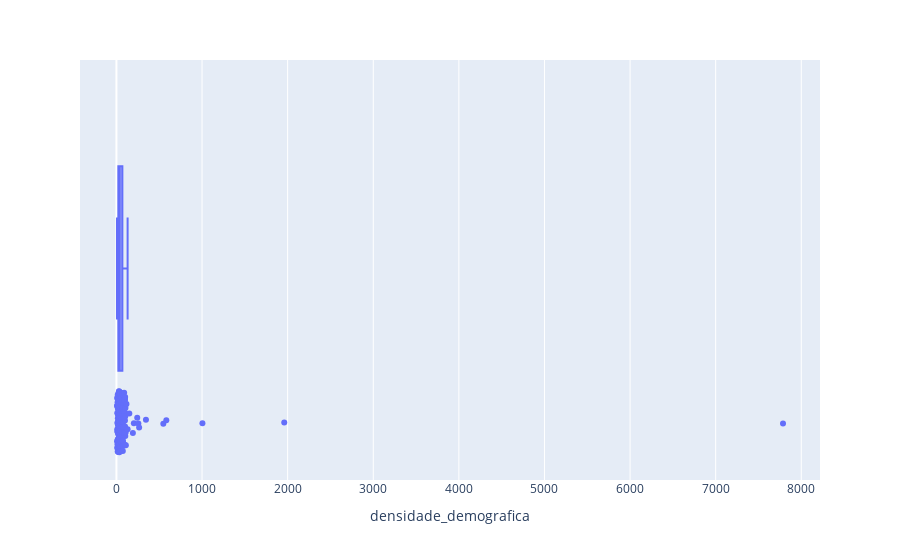

The notebook cell saved with this chart:
### Code cell
# Boxplot da variável 'densidade_demografica'

px.box(df, x = 'densidade_demografica', points = 'all')

### Figure 1 — Plotly figure (JSON) as saved in the notebook; plotly's stock layout.template omitted (floating-point values rounded to 4 significant figures; data arrays with more than 128 entries replaced by an {"elided": "..."} marker saying what was removed)
{"data": [{"alignmentgroup": "True", "boxpoints": "all", "hovertemplate": "densidade_demografica=%{x}<extra></extra>", "legendgroup": "", "marker": {"color": "#636efa"}, "name": "", "notched": false, "offsetgroup": "", "orientation": "h", "showlegend": false, "type": "box", "x": {"elided": "182 float values"}, "x0": " ", "xaxis": "x", "y0": " ", "yaxis": "y"}], "layout": {"boxmode": "group", "legend": {"tracegroupgap": 0}, "margin": {"t": 60}, "xaxis": {"anchor": "y", "domain": [0, 1], "title": {"text": "densidade_demografica"}}, "yaxis": {"anchor": "x", "domain": [0, 1]}}}
